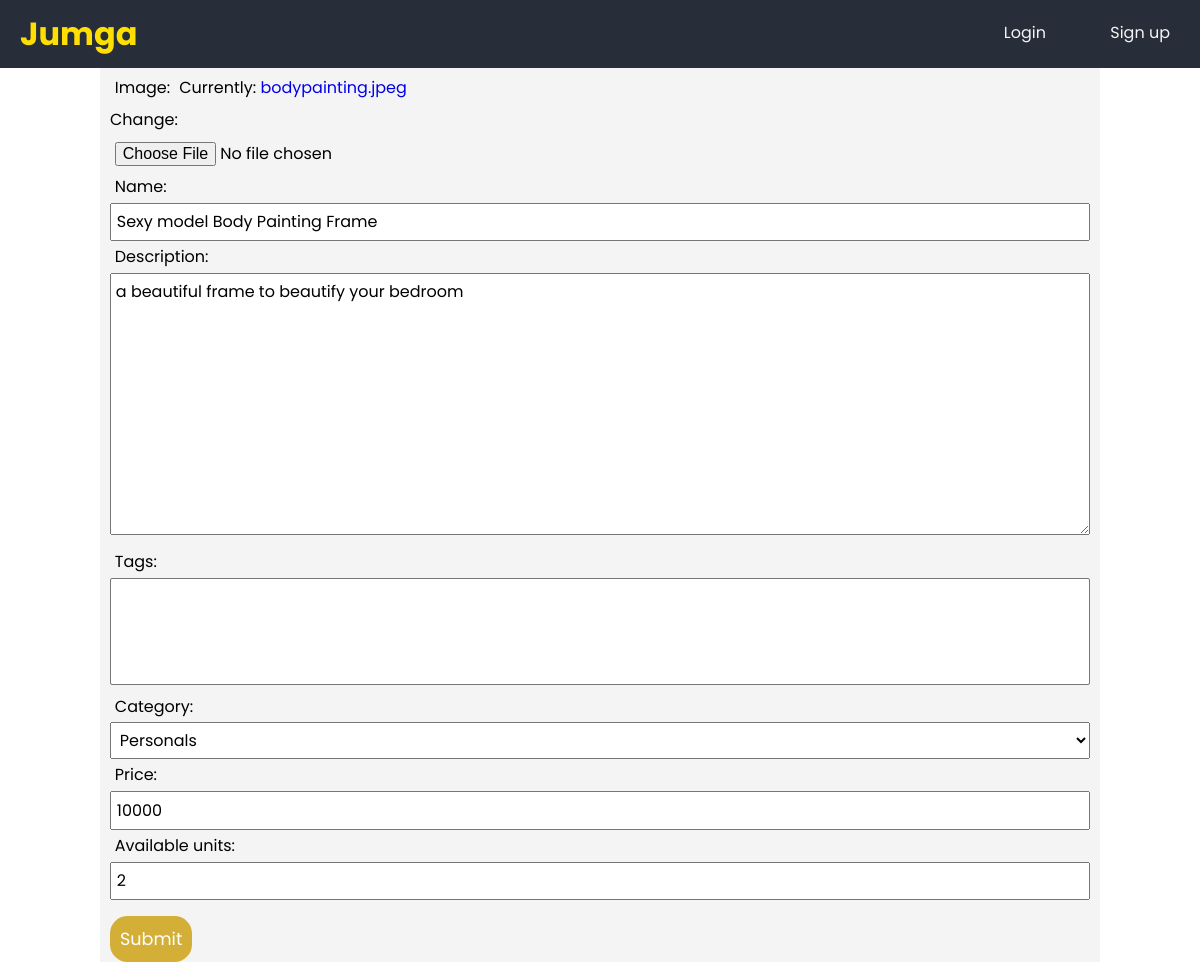
/store/update/product/4/, run on the app's committed database.
### product/models.py (models this page shows, shortened)
class Product(models.Model):
	name = models.CharField(max_length=150)
	image = models.ImageField(null = True)
	description = models.TextField(null=True, blank=True)
	price = models.PositiveIntegerField()
	store = models.ForeignKey(Store, on_delete=models.CASCADE)
	category = models.ForeignKey(Category, null=True, on_delete=models.SET_NULL)
	tags = models.ManyToManyField(Tag, blank=True)
	available_units = models.PositiveIntegerField(blank=False, default=1)
	date_created = models.DateTimeField(auto_now_add=True)
	date_updated = models.DateTimeField(auto_now=True)

class Category(models.Model):
	name = models.CharField(max_length=150)
	def __str__(self):
		return self.name

### store/views.py (the view, shortened to what this page needs)
# urls.py: path('update/product/<int:pk>/', views.UpdateProduct.as_view(), name="update_product"),
class UpdateProduct(UpdateView):
    model = Product
    template_name = "product/forms.html"
    fields = ["image", "name", "description", "tags", "category", "price", "available_units"]

### templates/product/forms.html (shortened to what this page needs)
{% extends 'product/base.html' %}
{% block body %}
<form class="form" method="post" enctype="multipart/form-data">
	{{ form.as_p }}
	<button class="btn btn-success" type="submit">Submit</button>
</form>
{% endblock %}

### static/css/base.css (style rules this page uses)
* { box-sizing: border-box; text-decoration: none; margin: 0; font-family: 'Poppins', sans-serif; }
body { width: 100%; margin: 0; background: white; }
.btn { display: block; text-align: center; }
.form { margin: 0 10px; }
.form label, input, select, textarea { width: 100%; font-size: 1rem; padding: .3rem; }
.btn-success { font-size: 1.1em; background-color: #d4af37; color: white; border: 0; border-radius: 1em; padding: 10px; margin-top: 1rem; transition: background-color 0.6s ease-in-out; }

### data on the page
Product: name "Sexy model Body Painting Frame", description "a beautiful frame to beautify your bedroom", category "Personals", price "10000", available_units "2"
